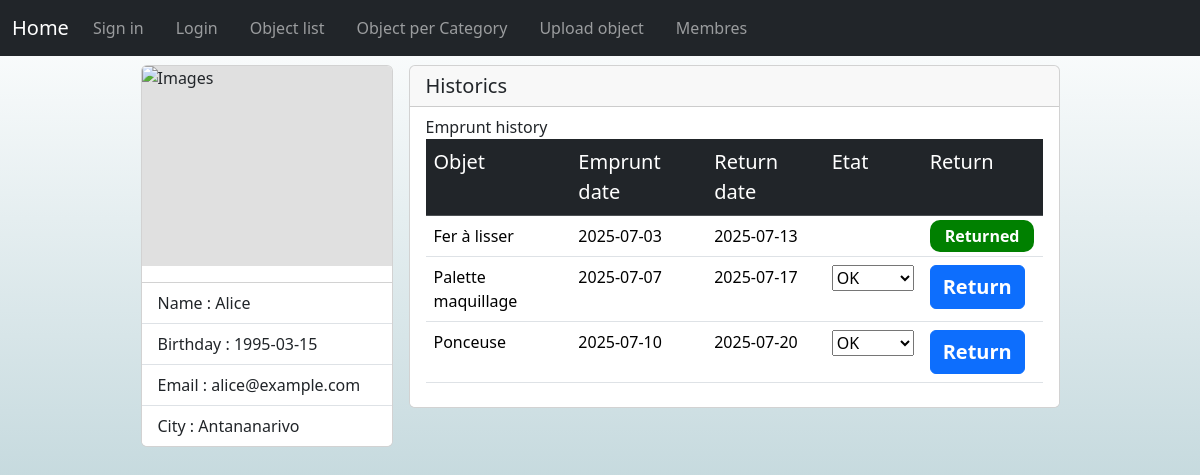
Screenshot of /pages/model.php?page=fiche_membre.php (signed in) with the database file from the repository.
### tables this page shows
create table fn_emprunt (
    id_emprunt int auto_increment primary key,
    id_objet int,
    id_membre int,
    date_emprunt date,
    date_retour date,
    Constraint fk_objet_emprunt foreign key (id_objet) references fn_objet(id_objet),
    Constraint fk_membre_emprunt foreign key (id_membre) references fn_membre(id_membre)
);

### inc/function.php (called while the page is built, shortened)
<?php
    require('connexion.php');
    require("gen_function.php");
    function get_objet($id){
        $sql = 'SELECT * FROM fn_v_objet_membre_categorie WHERE id_objet = "%s"';
        $sql = sprintf($sql, $id);
        $result = one_query($sql);
        return $result;
    }
    function get_emprunt_by_membre($id_membre)
    {
        $sql = 'select * from fn_emprunt where id_membre = "%s"';
        $sql = sprintf($sql, $id_membre);
        $result = array_query($sql);
        return $result;
    }
    function verif_emprunt_return($id_emprunt){
        $sql = 'SELECT * FROM fn_emprunt WHERE id_emprunt = "%s" AND datediff(date_retour, now()) > 0';
        $sql = sprintf($sql, $id_emprunt);
        $query = mysqli_query(dbconnect(), $sql);
        $result = 0;
        if(mysqli_num_rows($query) > 0){
            $result = 1;
        }
        return $result;
    }
?>

### inc/connexion.php (called while the page is built, shortened)
<?php
function dbconnect()
{
    static $connect = null;
    if($connect === null)
    {
        $connect = mysqli_connect('localhost', 'root', '', 'final_exam');
        mysqli_set_charset($connect, 'utf8mb4');
    }
    return $connect;
}

### inc/gen_function.php (called while the page is built, shortened)
<?php
    function array_query($sql)
    {
        $query = mysqli_query(dbconnect(), $sql);
        $result = array();
        while ($row = mysqli_fetch_assoc($query)) {
            $result[] = $row;
        }
        return $result;
    }
    function one_query($sql)
    {
        $query = mysqli_query(dbconnect(), $sql);
        $result = mysqli_fetch_assoc($query);
        return $result;
    }
?>

### pages/fiche_membre.php (the view, shortened to what this page needs)
<section class="d-md-flex justify-content-center gap-3">
        <div class="card d-md-flex justify-content-center gap-3">
            <img src="" class="card-img-top image" alt="Images">
            <ul class="list-group list-group-flush">
                <li class="list-group-item"><span class="fw-medium">Name : </span><?= $_SESSION['current_user']['nom'] ?></li>
                <li class="list-group-item"><span class="fw-medium">Birthday : </span><?= $_SESSION['current_user']['birth_date'] ?></li>
                <li class="list-group-item"><span class="fw-medium">Email : </span><?= $_SESSION['current_user']['email'] ?></li>
                <li class="list-group-item"><span class="fw-medium">City : </span><?= $_SESSION['current_user']['ville'] ?></li>
            </ul>
        </div>
        <?php $history_emprunt = get_emprunt_by_membre($_SESSION['current_user']['id_membre']); ?>
        <div class="card col-md-7 h-100" style="">
            <div class="card-header">
                <h5 class="card-title m-0">Historics</h5>
            </div>
            <ul class="list-group list-group-flush">
                <li class="list-group-item">
                    <p class="fw-medium m-0">Emprunt history</p>
                    <div class="table-responsive">
                        <table class="table table-hover">
                            <tr class="table-dark">
                                <th class="fs-5 fw-medium">Objet</th>
                                <th class="fs-5 fw-medium">Emprunt date</th>
                                <th class="fs-5 fw-medium">Return date</th>
                                <th class="fs-5 fw-medium">Etat</th>
                                <th class="fs-5 fw-medium">Return</th>
                            </tr>
                            <?php foreach ($history_emprunt as $item) { ?>
                                <tr>
                                    <td class="table-line"><?= get_objet($item['id_objet'])['nom_objet'] ?></td>
                                    <td class="table-line"><?= $item['date_emprunt'] ?></td>
                                    <td class="table-line"><?= $item['date_retour'] ?></td>
                                    <?php if(verif_emprunt_return($item['id_emprunt']) == 1) { ?>
                                        <form action="#" method='post'>
                                            <td class="table-line">
                                                <select name="etat" id="">
                                                    <option value="ok">OK</option>
                                                </select>
                                            </td>
                                            <td class="table-line">
                                                <input type="submit" name="return" value="Return" class="fs-5 fw-bold btn btn-primary">
                                            </td>
                                        </form>
                                    <?php } else { ?>
                                        <td></td>
                                        <td class="table-line"><span class="green m-auto">Returned</span></td>
                                    <?php } ?>
                                </tr>
                            <?php } ?>
                        </table>
                    </div>
                </li>
            </ul>
        </div>
</section>

### assets/css/styles.css (style rules this page uses)
* { box-sizing: border-box; }
body { margin: 0; padding: 0; min-height: 100vh; background: linear-gradient(rgb(255, 255, 255) , rgb(152, 188, 196)); }
tr { min-height: 35px; }
.green { background-color: green; color: white; font-weight: bold; padding: 5px 15px 5px 15px; border-radius: 10px; }
.image { min-width: 250px; min-height: 200px; background-color: rgb(224, 224, 224); }

### rows the page displays
fn_emprunt: nom_objet "Fer à lisser", date_emprunt "2025-07-03", date_retour "2025-07-13", shows "Returned"
fn_emprunt: nom_objet "Palette maquillage", date_emprunt "2025-07-07", date_retour "2025-07-17"
fn_emprunt: nom_objet "Ponceuse", date_emprunt "2025-07-10", date_retour "2025-07-20"

### other values shown
$_SESSION['current_user']['nom'] "Alice"
$_SESSION['current_user']['birth_date'] "1995-03-15"
$_SESSION['current_user']['email'] "alice@example.com"
$_SESSION['current_user']['ville'] "Antananarivo"
